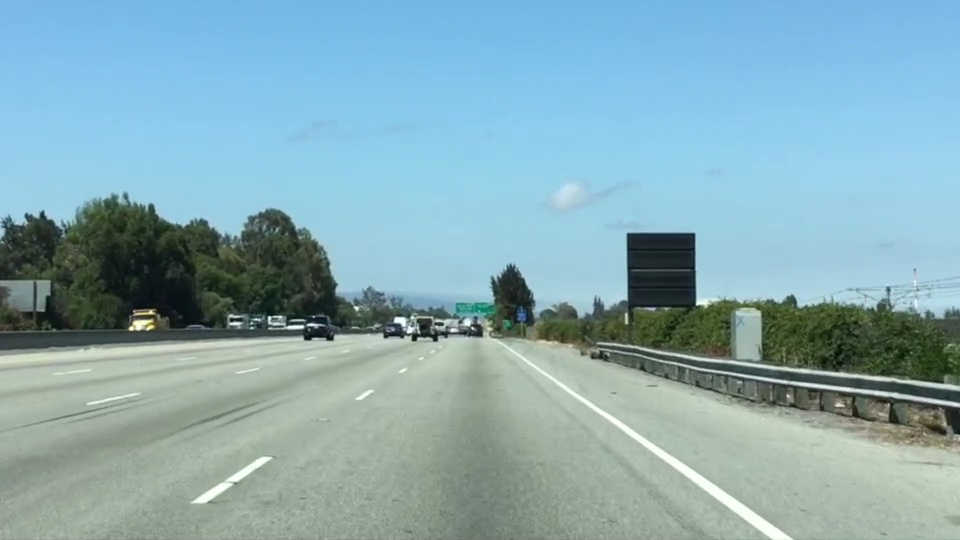
#> input picture part1/test.jpg, 960 x 540 px
$ python -i lanline_detection.py   (imports and definitions only)
#> lines starting #> are read from the running program, lines starting #| are printed output that depends on the picture; after the words box and inside, x2 and y2 are one past the last pixel; in counts of white or black regions, pixels touching at a corner belong together
#!/usr/bin/env python
# coding=utf8

import cv2
import numpy as np

import argparse
import os
import sys

# Import everything needed to edit/save/watch video clips
from moviepy.editor import VideoFileClip

def grayscale(img):
    """Applies the Grayscale transform
    This will return an image with only one color channel
    but NOTE: to see the returned image as grayscale
    (assuming your grayscaled image is called 'gray')
    you should call plt.imshow(gray, cmap='gray')"""
    return cv2.cvtColor(img, cv2.COLOR_RGB2GRAY)
    # Or use BGR2GRAY if you read an image with cv2.imread()
    # return cv2.cvtColor(img, cv2.COLOR_BGR2GRAY)


def canny(img, low_threshold, high_threshold):
    """Applies the Canny transform"""
    return cv2.Canny(img, low_threshold, high_threshold)

def gaussian_blur(img, kernel_size):
    """Applies a Gaussian Noise kernel"""
    return cv2.GaussianBlur(img, (kernel_size, kernel_size), 0)


def region_of_interest(img, vertices):
    """
    Applies an image mask.

    Only keeps the region of the image defined by the polygon
    formed from `vertices`. The rest of the image is set to black.
    """
    # defining a blank mask to start with
    mask = np.zeros_like(img)

    # defining a 3 channel or 1 channel color to fill the mask with depending on the input image
    if len(img.shape) > 2:
        channel_count = img.shape[2]  # i.e. 3 or 4 depending on your image
        ignore_mask_color = (255,) * channel_count
    else:
        ignore_mask_color = 255

    # filling pixels inside the polygon defined by "vertices" with the fill color
    cv2.fillPoly(mask, vertices, ignore_mask_color)

    # returning the image only where mask pixels are nonzero
    masked_image = cv2.bitwise_and(img, mask)
    return masked_image


def merge_line_segments(lines, h, w):
    ####################################################################################
    # separate detected lines into two groups according to position and slope of a line
    # the x coordinate that distinct left and right regions
    mid_x = int(0.50 * w)
    # each line was represented as [x1, y1, x2, y2, slope, square_len]
    left_lines = np.zeros((0, 6), dtype=lines.dtype)
    right_lines = np.zeros((0, 6), dtype=lines.dtype)
    # minimum and maximum allowed angles a line segment relative to x-aixs
    min_angle = (25.0 / 180.0) * np.pi
    max_angle = (55.0 / 180.0) * np.pi

    for line in lines:
        for x1, y1, x2, y2 in line:
            if np.abs(x1 - x2) < 3:
                continue
            slope = (y2 - y1 + 0.0) / (x2 - x1 + 0.0)
            square_len = (x2 - x1) * (x2 - x1) + (y2 - y1) * (y2 - y1)

            # left lines should satify following two conditions:
            #      stay to the left of (mid_x - 0.04*w) and,
            #      has a slope between [-np.tan(max_angle), -np.tan(min_angle)]
            # right lines should satify following two conditions:
            #      stay to the right of (mid_x + 0.04*4) and,
            #      has as slope between [np.tan(min_angle), np.tan(max_angle)]
            if max(x1, x2) < (mid_x - 0.04 * w) \
                    and -np.tan(max_angle) <= slope <= -np.tan(min_angle):
                left_lines = np.vstack((left_lines, [x1, y1, x2, y2, slope, square_len]))
            elif min(x1, x2) > (mid_x + 0.04 * w) \
                    and np.tan(min_angle) <= slope <= np.tan(max_angle):
                right_lines = np.vstack((right_lines, [x1, y1, x2, y2, slope, square_len]))
    ####################################################################################

    ####################################################################################
    # find the left line
    # average slopes of left line segments as the result slope for the left lane line
    left_slope_avg = np.average(left_lines[:, 4])
    # sort by line length
    left_sort_by_len_indices = np.argsort(left_lines[:, 5])

    # find the point the left line cross through
    left_lines_pt_x = 0.0
    left_lines_pt_y = 0.0
    # select top_n longest line segments, and avarage the vertices of these line segments,
    # use the averaged vertex as a point that the left lane pass through
    top_n = 3 if left_sort_by_len_indices.shape[0] > 3 else left_sort_by_len_indices.shape[0]
    for i in left_sort_by_len_indices[-top_n:]:
        left_lines_pt_x += (left_lines[i][0] + left_lines[i][2]) / 2.0
        left_lines_pt_y += (left_lines[i][1] + left_lines[i][3]) / 2.0
    left_lines_pt_x /= top_n
    left_lines_pt_y /= top_n
    assert (0 < left_lines_pt_x < w)
    assert (0 < left_lines_pt_y < h)
    # from the line equation y = slope * x + b, we get b = y - slope * x
    # 'fit_left' has form of [slope, b]
    fit_left = np.array([left_slope_avg, left_lines_pt_y - left_slope_avg * left_lines_pt_x])
    ####################################################################################

    ####################################################################################
    # find the right line
    # average slopes of left line segments as the result slope for the right lane line
    right_slope_avg = np.average(right_lines[:, 4])
    right_sort_by_len_indices = np.argsort(right_lines[:, 5])
    # find the point the left line cross through
    right_lines_pt_x = 0.0
    right_lines_pt_y = 0.0
    top_n = 3 if right_sort_by_len_indices.shape[0] > 3 else right_sort_by_len_indices.shape[0]
    for i in right_sort_by_len_indices[-top_n:]:
        right_lines_pt_x += (right_lines[i][0] + right_lines[i][2]) / 2.0
        right_lines_pt_y += (right_lines[i][1] + right_lines[i][3]) / 2.0
    right_lines_pt_x /= top_n
    right_lines_pt_y /= top_n
    assert (0 < right_lines_pt_x < w)
    assert (0 < right_lines_pt_y < h)
    fit_right = np.array([right_slope_avg, right_lines_pt_y - right_slope_avg * right_lines_pt_x])
    ####################################################################################

    return fit_left, fit_right


def draw_lines(img, lines, color=[0, 255, 255], thickness=6):
    """
    NOTE: this is the function you might want to use as a starting point once you want to
    average/extrapolate the line segments you detect to map out the full
    extent of the lane (going from the result shown in raw-lines-example.mp4
    to that shown in P1_example.mp4).

    Think about things like separating line segments by their
    slope ((y2-y1)/(x2-x1)) to decide which segments are part of the left
    line vs. the right line.  Then, you can average the position of each of
    the lines and extrapolate to the top and bottom of the lane.

    This function draws `lines` with `color` and `thickness`.
    Lines are drawn on the image inplace (mutates the image).
    If you want to make the lines semi-transparent, think about combining
    this function with the weighted_img() function below
    """
    for line in lines:
        x1, y1, x2, y2 = line[0:4]
        cv2.line(img, (x1, y1), (x2, y2), color, thickness)


def create_laneline_image(line_left, line_right, h, w):
    bottom_y = h
    top_y = int(0.65 * h)
    lines = [ \
        [int((bottom_y - line_left[1]) / line_left[0]), bottom_y, \
         int((top_y - line_left[1]) / line_left[0]), top_y], \
        [int((bottom_y - line_right[1]) / line_right[0]), \
         bottom_y, int((top_y - line_right[1]) / line_right[0]), top_y], \
        ]

    line_img = np.zeros((h, w, 3), dtype=np.uint8)
    draw_lines(line_img, lines)
    return line_img


# [16 lines left out: function hough_lines, not called in this run]

# Python 3 has support for cool math symbols.
def weighted_img(img, initial_img, α=0.8, β=1., λ=0.):
    """
    `img` is the output of the hough_lines(), An image with lines drawn on it.
    Should be a blank image (all black) with lines drawn on it.

    `initial_img` should be the image before any processing.

    The result image is computed as follows:

    initial_img * α + img * β + λ
    NOTE: initial_img and img must be the same shape!
    """
    return cv2.addWeighted(initial_img, α, img, β, λ)


def detect_lanelines(img):
    # height and width of the image
    h = img.shape[0]
    w = img.shape[1]
    # print("h: %d, w: %d" % (h, w))

    # convert input image to grayscale
    gray_img = grayscale(img)

    # gaussian blur
    kernel_size = 5
    blurred_img = gaussian_blur(gray_img, kernel_size)

    # canny edge detection
    low_threshold = 10
    high_threshold = 100
    edge_img = canny(blurred_img, low_threshold, high_threshold)

    # define a polygon mask to filter out unrelated edges
    polygons_vertices = \
        np.array([ \
            [(int(0.08 * w), h), (int(0.435 * w), int(0.625 * h)), \
             (int(0.585 * w), int(0.625 * h)), (int(0.95 * w), h), \
             (int(0.80 * w), h), (int(0.5 * w), int(0.625 * h)), (int(0.25 * w), h)]
        ], dtype=np.int32)
    mask_filterred_img = region_of_interest(edge_img, polygons_vertices)

    # Hough transform
    rho = 2
    theta = 1 * np.pi / 180
    threshold = 6
    min_line_length = 20
    max_line_gap = 8
    lines = cv2.HoughLinesP(mask_filterred_img, rho, theta, threshold, np.array([]), \
                            minLineLength=min_line_length, maxLineGap=max_line_gap)

    h = img.shape[0]
    w = img.shape[1]
    fit_left, fit_right = merge_line_segments(lines, h, w)

    return fit_left, fit_right


def process_single_img_file(path):
    # open the image
#> called with path = 'test.jpg'
    img = cv2.imread(path)
#> img is the input picture: shape (540, 960, 3); mean B, G, R 179.2, 171.1, 135.5
    return process_single_image(img)


def process_single_image(img):
    h = img.shape[0]
    w = img.shape[1]
    fit_left, fit_right = detect_lanelines(img)
#> in grayscale, `return cv2.cvtColor(img, cv2.COLOR_RGB2GRAY)`:
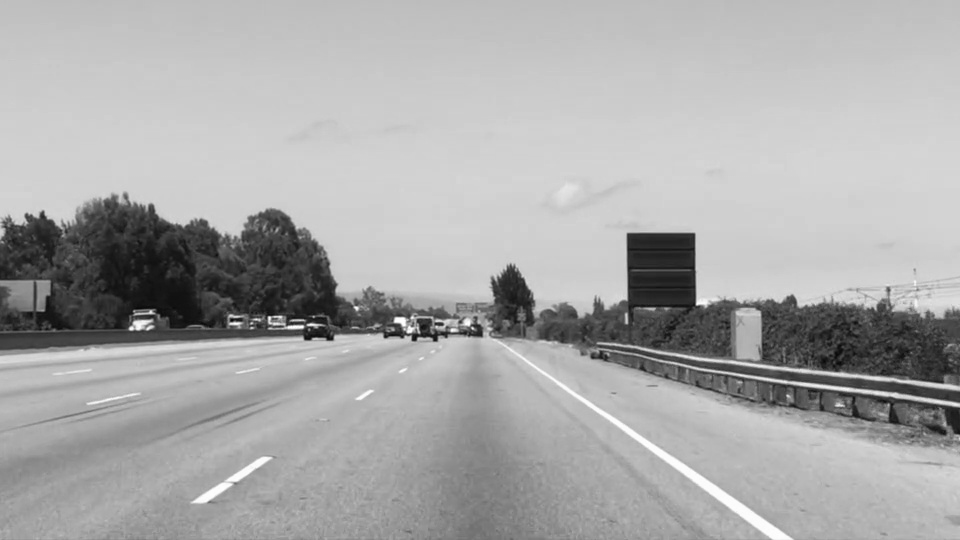
#> returned value: shape (540, 960); min 7, max 254, mean 169.4
#> in canny, `return cv2.Canny(img, low_threshold, high_threshold)`:
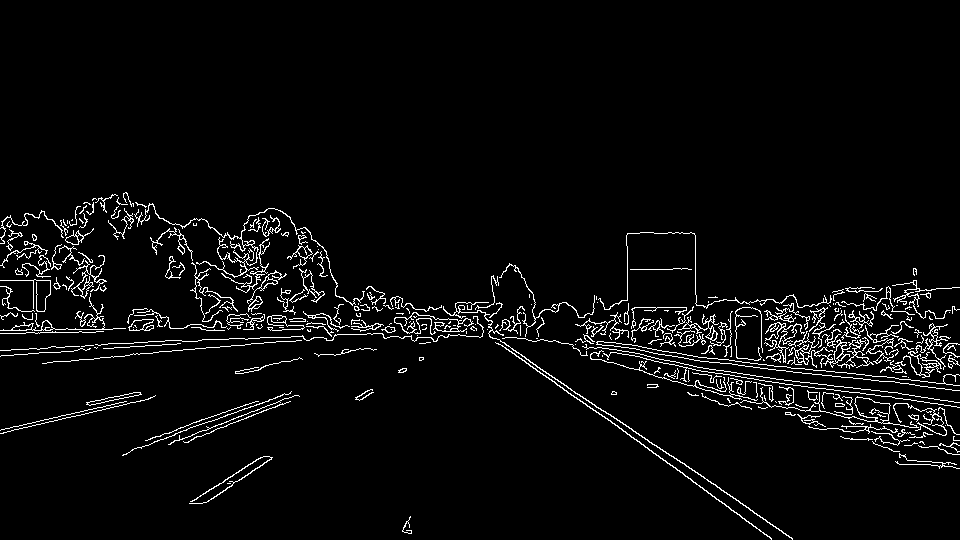
#> returned value: shape (540, 960); 4% white in thin lines or dots, all inside (x1, y1, x2, y2) = (0, 192, 960, 540)
#> in region_of_interest, `cv2.fillPoly(mask, vertices, ignore_mask_color)`:
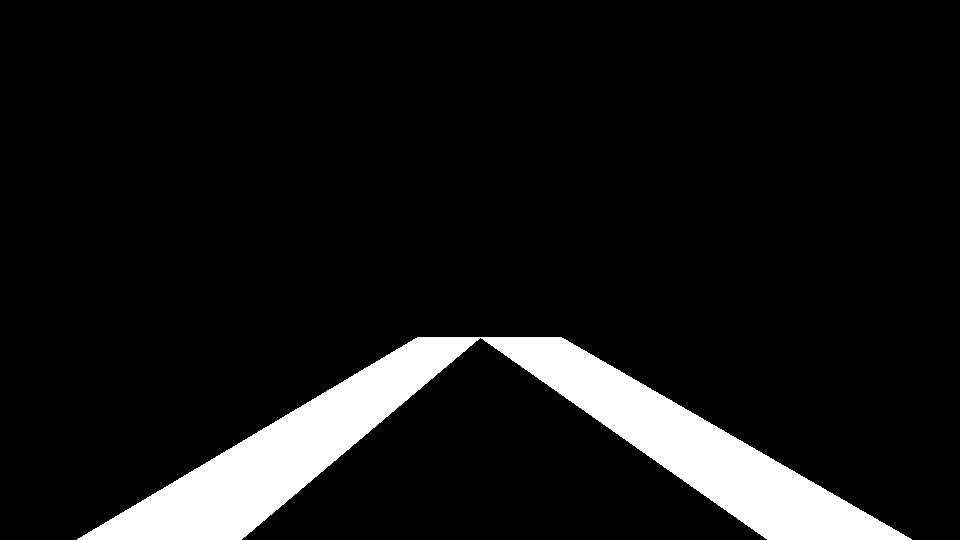
#> mask: shape (540, 960); 9% white; 1 white region, box (x1, y1, x2, y2) and area: (77, 337, 912, 540) 46486
#> in region_of_interest, `masked_image = cv2.bitwise_and(img, mask)`:
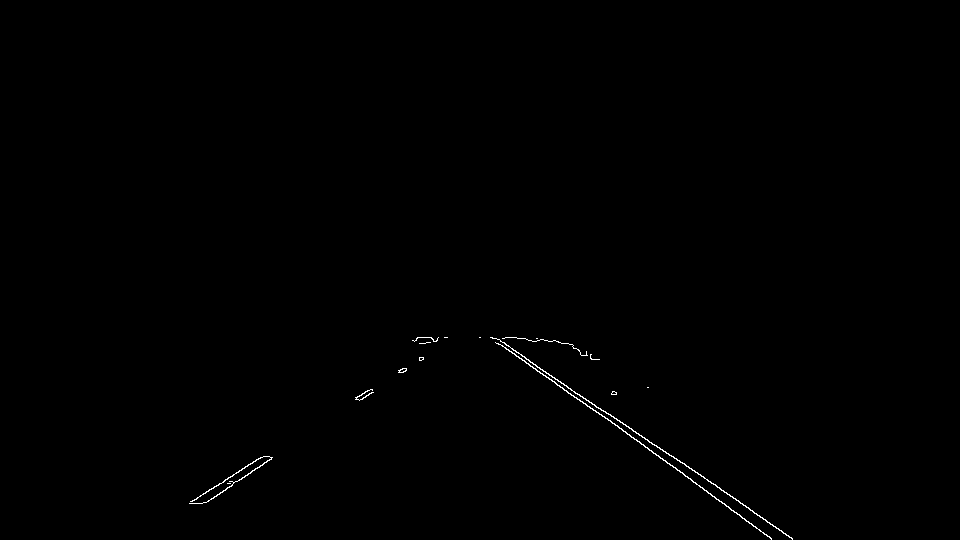
#> masked_image: shape (540, 960); 0.29% white in thin lines or dots, all inside (x1, y1, x2, y2) = (189, 337, 793, 540)
#> in detect_lanelines, `lines = cv2.HoughLinesP(mask_filterred_img, rho, theta, threshold, np...`: lines = 22 rows, first 6: [568, 388, 716, 485], [497, 343, 691, 479], [491, 337, 562, 387], [206, 502, 271, 458], [190, 501, 263, 456], [742, 518, 771, 539]
#> the loop in merge_line_segments, `for line in lines:` made 22 passes
#> line on passes 1 to 12: [[568, 388, 716, 485]], [[497, 343, 691, 479]], [[491, 337, 562, 387]], [[206, 502, 271, 458]], [[190, 501, 263, 456]], [[742, 518, 771, 539]], [[726, 492, 771, 524]], [[496, 338, 529, 360]], [[505, 337, 538, 340]], [[660, 458, 688, 477]], [[703, 489, 728, 506]], [[205, 502, 272, 457]]
#> in detect_lanelines, `fit_left, fit_right = merge_line_segments(lines, h, w)`: fit_left = [-0.645, 630.6]; fit_right = [0.68, -0.116]
    line_img = create_laneline_image(fit_left, fit_right, h, w)

    return weighted_img(line_img, img)


class LanelineDetector(object):
    # [38 lines left out: functions __init__, process_img, get_process_image_func, not called in this run]

# [20 lines not run here, left out]

>>> result = process_single_img_file('test.jpg')
#> in process_single_image, `fit_left, fit_right = detect_lanelines(img)`: fit_left = [-0.645, 630.6]; fit_right = [0.68, -0.116]
#> in create_laneline_image, `lines = [ \ [int((bottom_y - line_left[1]) / line_left[0]), bottom_y, ..`: lines = [[140, 540, 433, 351], [794, 540, 516, 351]]
#> the loop in draw_lines, `for line in lines:` made 2 passes
#> in weighted_img, `return cv2.addWeighted(initial_img, α, img, β, λ)`:
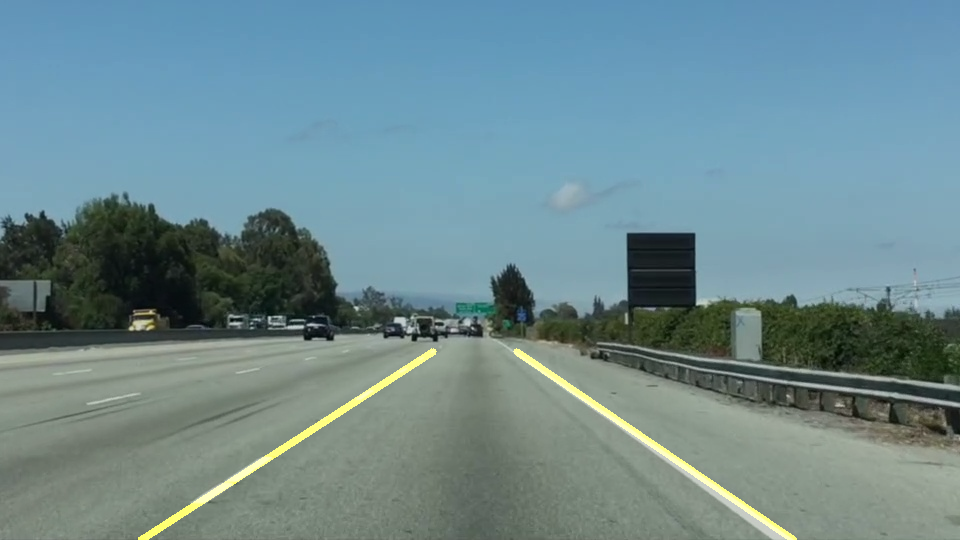
#> returned value: shape (540, 960, 3); mean of channels 0, 1, 2 143.3, 137.8, 109.3; drawn as B, G, R
